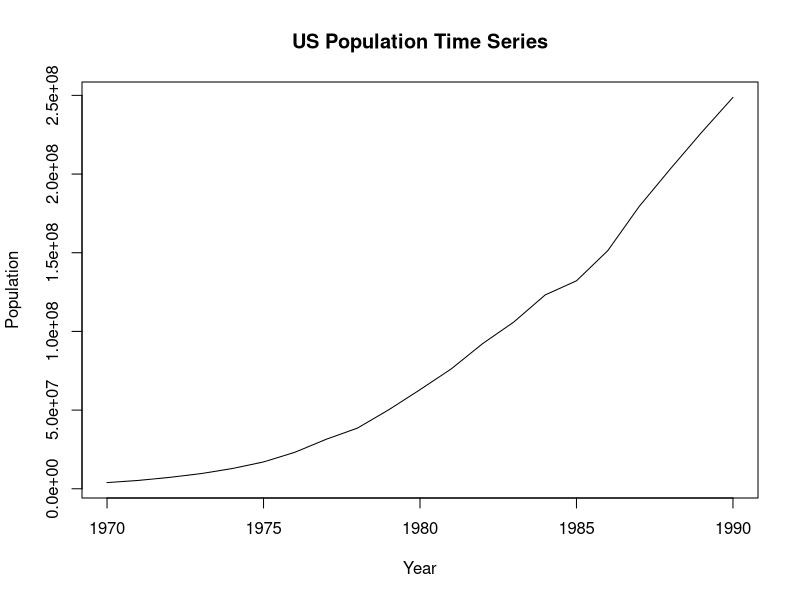
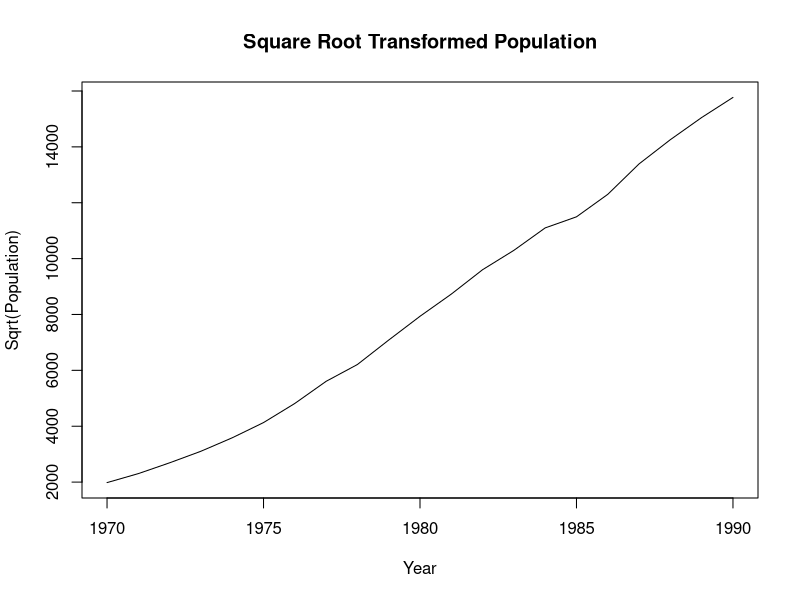
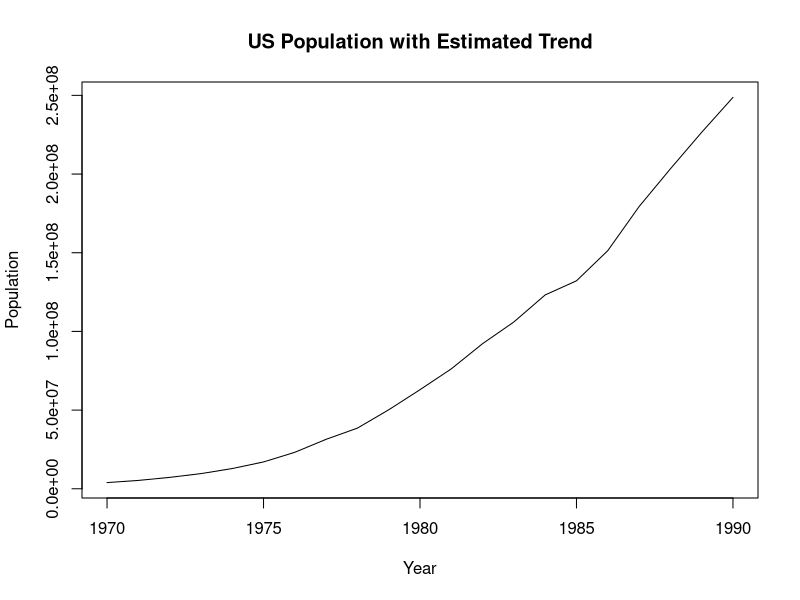
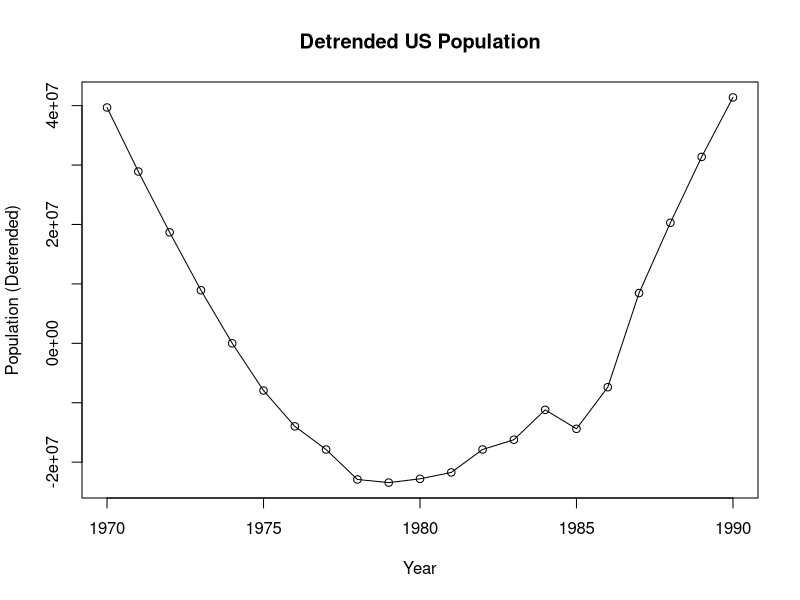

These figures' R source, in order:
rm(list = ls())

library(forecast)

year <- 1970:1990
population <- c(
  3929214, 5308483, 7239881, 9638453, 12860702,
  17063353, 23191876, 31443321, 38558371, 50189209,
  62979666, 76212168, 92228496, 106021537, 123202624,
  132164569, 151325798, 179323175, 203302031,
  226542203, 248709873
)

population_ts <- ts(population, start = 1970, frequency = 1)

plot(population_ts,
     main = "US Population Time Series",
     xlab = "Year",
     ylab = "Population")

population_sqrt <- sqrt(population_ts)

plot(population_sqrt,
     main = "Square Root Transformed Population",
     xlab = "Year",
     ylab = "Sqrt(Population)")

time_index <- time(population_ts)
trend_model <- lm(population_ts ~ time_index)

summary(trend_model)

estimated_trend <- trend_model$fitted.values

plot(population_ts,
     main = "US Population with Estimated Trend",
     xlab = "Year",
     ylab = "Population")
lines(estimated_trend, col = "red", lwd = 2)

detrended_population <- population_ts - estimated_trend

plot(detrended_population,
     type = "o",
     main = "Detrended US Population",
     xlab = "Year",
     ylab = "Population (Detrended)")

